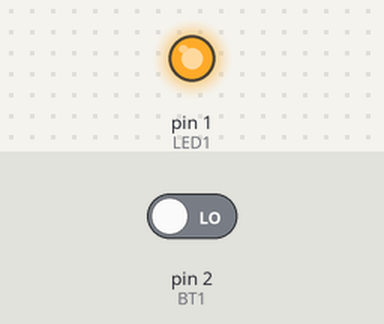
The sketch below on a simulated Arduino Uno, built with avr-gcc and run on an emulated ATmega328P. Parts: output pins drawn as LEDs (lit = HIGH). The inputs (shaded band) are chosen by the test bench; at power-on: pin 2 (BT1) LOW.

Above: at 1.2 s.
1.3 s: pin 2 (BT1) driven HIGH
At 2.1 s:
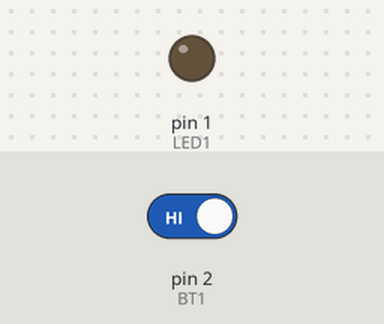
2.8 s: pin 2 (BT1) driven LOW
At 3.2 s:
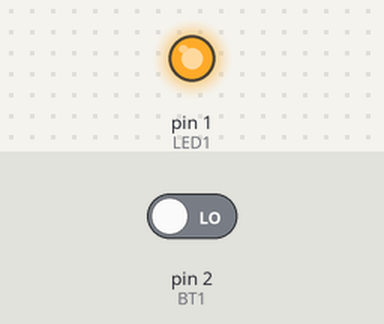
Timing chart, 0 to 5.8 s (numbered marks = the images above; inputs shaded):
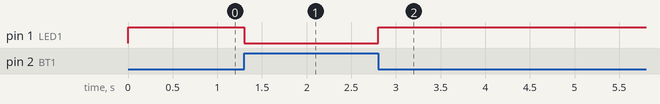

The sketch:

ex5.ino
```cpp
// C++ code
//

const int LED1 = 1;
const int BT1 = 2;

int var1;

void setup()
{
 pinMode(LED1, OUTPUT);
 pinMode(BT1, INPUT);
}

void loop()
{
  var1 = digitalRead(BT1);

  if (var1){
    digitalWrite(LED1, LOW);

  }else{
    digitalWrite(LED1, HIGH);
  }
}
```

Measured:
- after the input at 1.3 s, pin 1 (LED1): HIGH → LOW at once
- after the input at 2.8 s, pin 1 (LED1): LOW → HIGH at once
